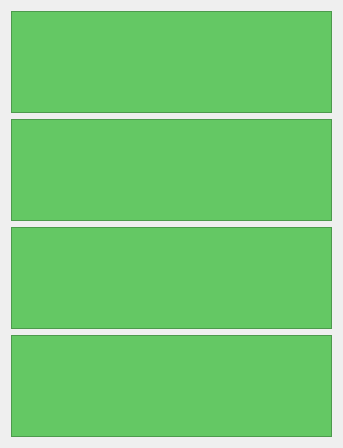
            <widget class="QFrame" name="frame_6">
             <property name="sizePolicy">
              <sizepolicy hsizetype="Expanding" vsizetype="Expanding">
               <horstretch>0</horstretch>
               <verstretch>0</verstretch>
              </sizepolicy>
             </property>
             <property name="maximumSize">
              <size>
               <width>350</width>
               <height>16777215</height>
              </size>
             </property>
             <property name="frameShape">
              <enum>QFrame::NoFrame</enum>
             </property>
             <property name="frameShadow">
              <enum>QFrame::Raised</enum>
             </property>
             <layout class="QVBoxLayout" name="verticalLayout_15">
              <item>
               <widget class="QFrame" name="frame_valor_total_produtos">
                <property name="sizePolicy">
                 <sizepolicy hsizetype="Expanding" vsizetype="Expanding">
                  <horstretch>0</horstretch>
                  <verstretch>0</verstretch>
                 </sizepolicy>
                </property>
                <property name="minimumSize">
                 <size>
                  <width>321</width>
                  <height>102</height>
                 </size>
                </property>
                <property name="maximumSize">
                 <size>
                  <width>321</width>
                  <height>102</height>
                 </size>
                </property>
                <property name="styleSheet">
                 <string notr="true">background-color: rgb(100, 200, 100); /* Verde claro */
</string>
                </property>
                <property name="frameShape">
                 <enum>QFrame::StyledPanel</enum>
                </property>
                <property name="frameShadow">
                 <enum>QFrame::Raised</enum>
                </property>
               </widget>
              </item>
              <item>
               <widget class="QFrame" name="frame_valor_do_desconto">
                <property name="sizePolicy">
                 <sizepolicy hsizetype="Expanding" vsizetype="Expanding">
                  <horstretch>0</horstretch>
                  <verstretch>0</verstretch>
                 </sizepolicy>
                </property>
                <property name="minimumSize">
                 <size>
                  <width>0</width>
                  <height>102</height>
                 </size>
                </property>
                <property name="maximumSize">
                 <size>
                  <width>321</width>
                  <height>102</height>
                 </size>
                </property>
                <property name="styleSheet">
                 <string notr="true">background-color: rgb(100, 200, 100); /* Verde claro */
</string>
                </property>
                <property name="frameShape">
                 <enum>QFrame::StyledPanel</enum>
                </property>
                <property name="frameShadow">
                 <enum>QFrame::Raised</enum>
                </property>
               </widget>
              </item>
              <item>
               <widget class="QFrame" name="frame_valor_com_desconto1">
                <property name="sizePolicy">
                 <sizepolicy hsizetype="Expanding" vsizetype="Expanding">
                  <horstretch>0</horstretch>
                  <verstretch>0</verstretch>
                 </sizepolicy>
                </property>
                <property name="minimumSize">
                 <size>
                  <width>0</width>
                  <height>102</height>
                 </size>
                </property>
                <property name="maximumSize">
                 <size>
                  <width>321</width>
                  <height>102</height>
                 </size>
                </property>
                <property name="styleSheet">
                 <string notr="true">background-color: rgb(100, 200, 100); /* Verde claro */
</string>
                </property>
                <property name="frameShape">
                 <enum>QFrame::StyledPanel</enum>
                </property>
                <property name="frameShadow">
                 <enum>QFrame::Raised</enum>
                </property>
               </widget>
              </item>
              <item>
               <widget class="QFrame" name="frame_quantidade">
                <property name="sizePolicy">
                 <sizepolicy hsizetype="Expanding" vsizetype="Expanding">
                  <horstretch>0</horstretch>
                  <verstretch>0</verstretch>
                 </sizepolicy>
                </property>
                <property name="minimumSize">
                 <size>
                  <width>0</width>
                  <height>102</height>
                 </size>
                </property>
                <property name="maximumSize">
                 <size>
                  <width>321</width>
                  <height>102</height>
                 </size>
                </property>
                <property name="styleSheet">
                 <string notr="true">background-color: rgb(100, 200, 100); /* Verde claro */
</string>
                </property>
                <property name="frameShape">
                 <enum>QFrame::StyledPanel</enum>
                </property>
                <property name="frameShadow">
                 <enum>QFrame::Raised</enum>
                </property>
               </widget>
              </item>
             </layout>
            </widget>
